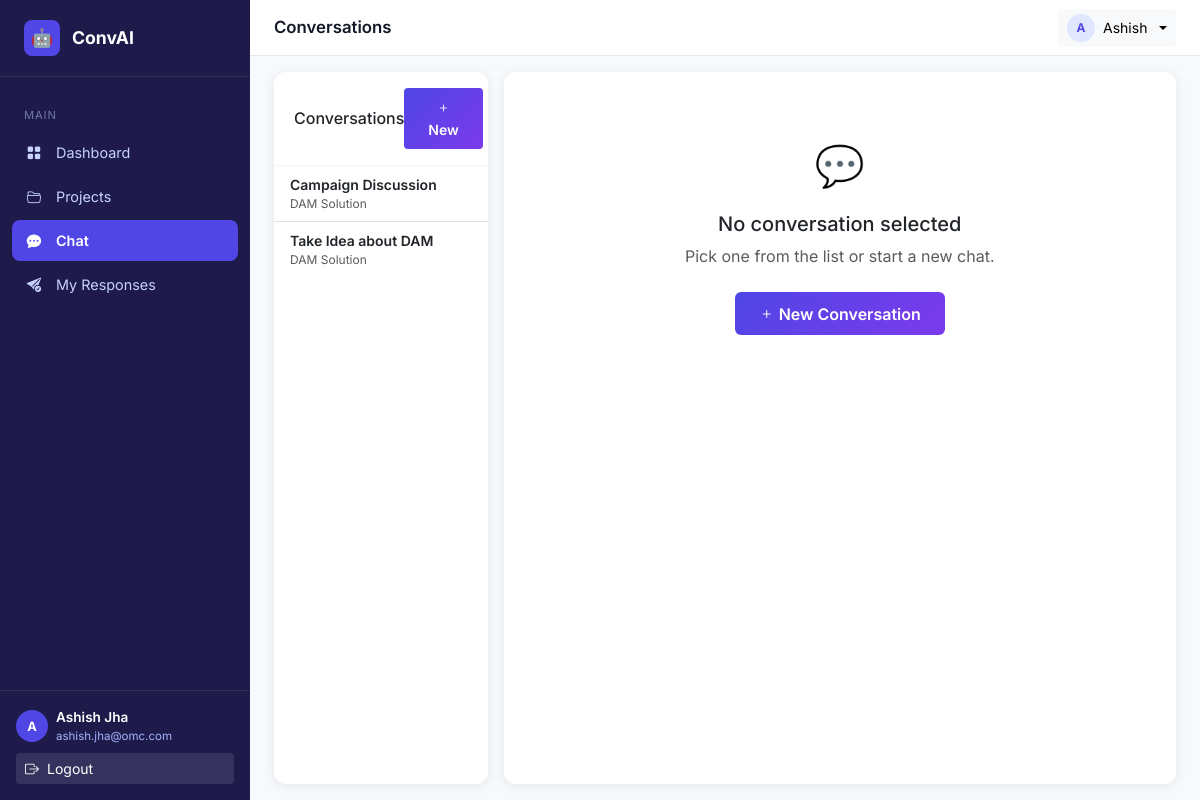
/chat/ (signed in), run on an earlier commit of the app's database.
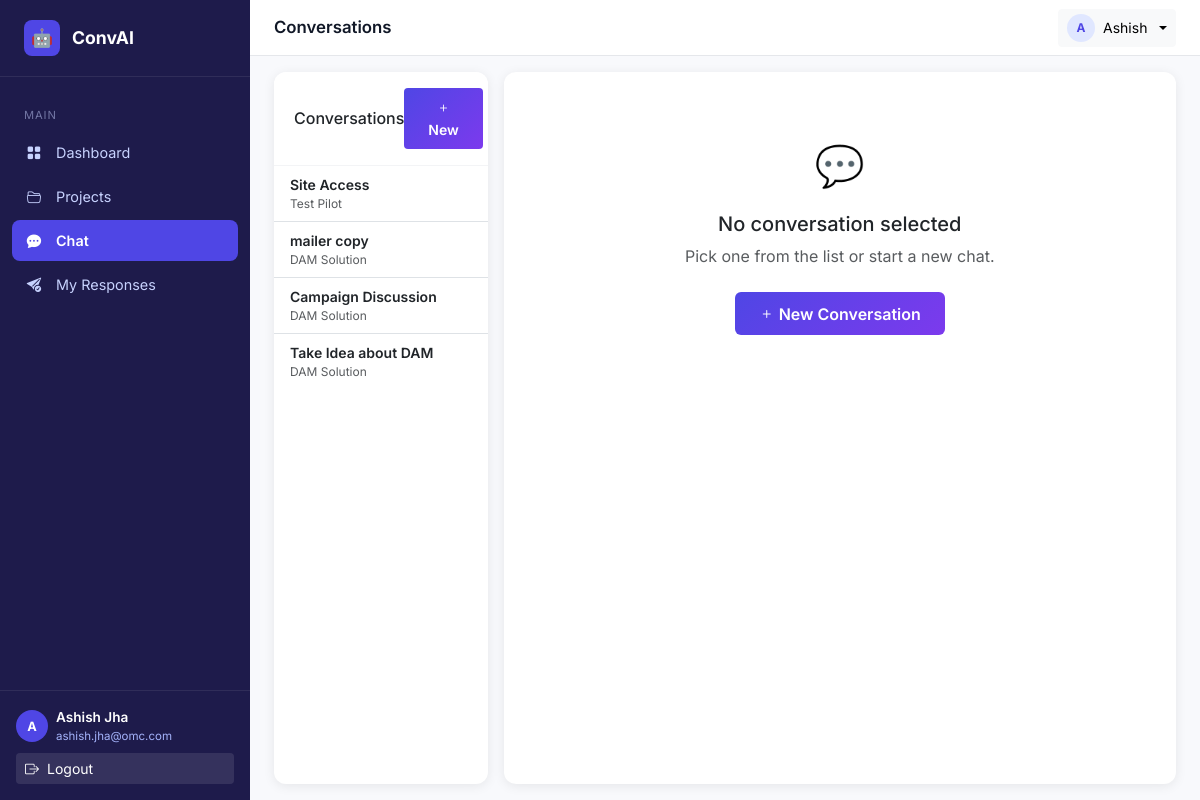
And on a later commit of the database.
### apps/conversations/models.py (models this page shows, shortened)
class Conversation(models.Model):
    user = models.ForeignKey(User, on_delete=models.CASCADE, related_name='conversations')
    project = models.ForeignKey(Project, on_delete=models.CASCADE, related_name='conversations')
    title = models.CharField(max_length=255, blank=True, null=True)
    summary = models.TextField(blank=True, null=True)
    langchain_memory_key = models.CharField(max_length=255, blank=True, null=True, help_text="LangChain memory identifier")
    is_active = models.BooleanField(default=True)
    created_at = models.DateTimeField(auto_now_add=True)
    updated_at = models.DateTimeField(auto_now=True)
    class Meta:
        db_table = 'conversation'
        verbose_name = 'Conversation'
        verbose_name_plural = 'Conversations'
        ordering = ['-updated_at']

### apps/projects/models.py (models this page shows, shortened)
class Project(models.Model):
    owner = models.ForeignKey(User, on_delete=models.CASCADE, related_name='owned_projects')
    name = models.CharField(max_length=255)
    description = models.TextField(blank=True, null=True)
    is_active = models.BooleanField(default=True)
    created_at = models.DateTimeField(auto_now_add=True)
    updated_at = models.DateTimeField(auto_now=True)
    class Meta:
        db_table = 'project'
        verbose_name = 'Project'
        verbose_name_plural = 'Projects'
        ordering = ['-created_at']

### apps/frontend/views.py (the view)
    def wrapper(request, *args, **kwargs):
        if not request.user.is_authenticated:
            return redirect('frontend:login')
        return view_func(request, *args, **kwargs)

### apps/frontend/views.py (called while the page is built)
def login_required_decorator(view_func):
    def wrapper(request, *args, **kwargs):
        if not request.user.is_authenticated:
            return redirect('frontend:login')
        return view_func(request, *args, **kwargs)
    return wrapper

@login_required_decorator
def user_chat(request, conversation_id=None):
    if conversation_id:
        conversation = get_object_or_404(Conversation, id=conversation_id, user=request.user)
        messages = Message.objects.filter(conversation=conversation).order_by('timestamp')
    else:
        conversation = None
        messages = []
    user_conversations = Conversation.objects.filter(user=request.user).select_related('project').order_by('-updated_at')
    user_projects = Project.objects.filter(members__user=request.user, is_active=True)
    context = {
        'conversation': conversation,
        'messages': messages,
        'conversations': user_conversations,
        'user_projects': user_projects,
    }
    return render(request, 'user/chat.html', context)

### templates/user/chat.html (shortened to what this page needs)
{% extends "base.html" %}
{% block page_title %}Conversations{% endblock %}
{% block nav_chat %}active{% endblock %}
{% block content %}
<div class="row h-100 g-3">
  <div class="col-md-3">
    <div class="card">
      <div class="card-header d-flex justify-content-between align-items-center">
        <h6 class="mb-0">Conversations</h6>
        <button class="btn btn-sm btn-primary" data-bs-toggle="modal" data-bs-target="#newChatModal">
          <i class="bi bi-plus"></i> New
        </button>
      </div>
      <div class="list-group list-group-flush">
        {% for conv in conversations %}
        <a href="{% url 'frontend:user_chat_conversation' conv.id %}"
           class="list-group-item list-group-item-action {% if conversation.id == conv.id %}active{% endif %}">
          <div class="fw-semibold small">{{ conv.title|default:"Chat" }}</div>
          <div class="text-muted" style="font-size: 0.75rem;">{{ conv.project.name }}</div>
        </a>
        {% empty %}
        <div class="p-3 text-center text-muted">No conversations yet</div>
        {% endfor %}
      </div>
    </div>
  </div>
  <div class="col-md-9">
    {% if conversation %}
    <div class="card h-100 d-flex flex-column">
      <div class="card-header">
        <h6 class="mb-0">{{ conversation.title|default:"Untitled" }}</h6>
        <small class="text-muted">{{ conversation.project.name }}</small>
      </div>
      <div class="card-body" id="messages-list" style="overflow-y: auto; flex: 1;">
        {% for message in messages %}
        <div class="msg-row {% if message.role == 'user' %}msg-row-user{% else %}msg-row-bot{% endif %}">
          <div class="msg-label">
            {% if message.role == 'user' %}You{% else %}🤖 MRM GENI{% endif %}
          </div>
          <div class="msg-bubble {% if message.role == 'user' %}msg-user{% else %}msg-bot{% endif %}"
               {% if message.role != 'user' %}data-markdown="true"{% endif %}>
            {% if message.role == 'user' %}<pre class="user-text">{{ message.content }}</pre>
            {% else %}{{ message.content }}{% endif %}
          </div>
          <div class="msg-ts">{{ message.timestamp|date:"h:i A" }}</div>
        </div>
        {% empty %}
        <div class="text-center text-muted py-5" id="empty-hint">
          No messages yet. Start typing to begin!
        </div>
        {% endfor %}
      </div>
      <div class="card-footer bg-white">
        <div class="input-group gap-2">
          <textarea id="msg-input" class="form-control" rows="1"
            placeholder="Type your message… (Enter to send, Shift+Enter for new line)"
            autocomplete="off"></textarea>
          <button id="send-btn" class="btn btn-primary px-3" type="button">
            <i class="bi bi-send-fill"></i>
          </button>
        </div>
        <div class="text-muted mt-1" style="font-size: 0.72rem;">
          <i class="bi bi-info-circle"></i> Enter to send &nbsp;·&nbsp; Shift+Enter for a new line
        </div>
      </div>
    </div>
    {% else %}
    <div class="card text-center py-5">
      <div class="card-body">
        <div style="font-size: 2.5rem; margin-bottom: 1rem;">💬</div>
        <h5>No conversation selected</h5>
        <p class="text-muted">Pick one from the list or start a new chat.</p>
        <button class="btn btn-primary mt-2" data-bs-toggle="modal" data-bs-target="#newChatModal">
          <i class="bi bi-plus me-1"></i>New Conversation
        </button>
      </div>
    </div>
    {% endif %}
  </div>
</div>
{% endblock %}

What changed in the data, as far as the page shows it:
added Conversation: title "Site Access", project.name "Test Pilot"
added Conversation: title "mailer copy", project.name "DAM Solution"
